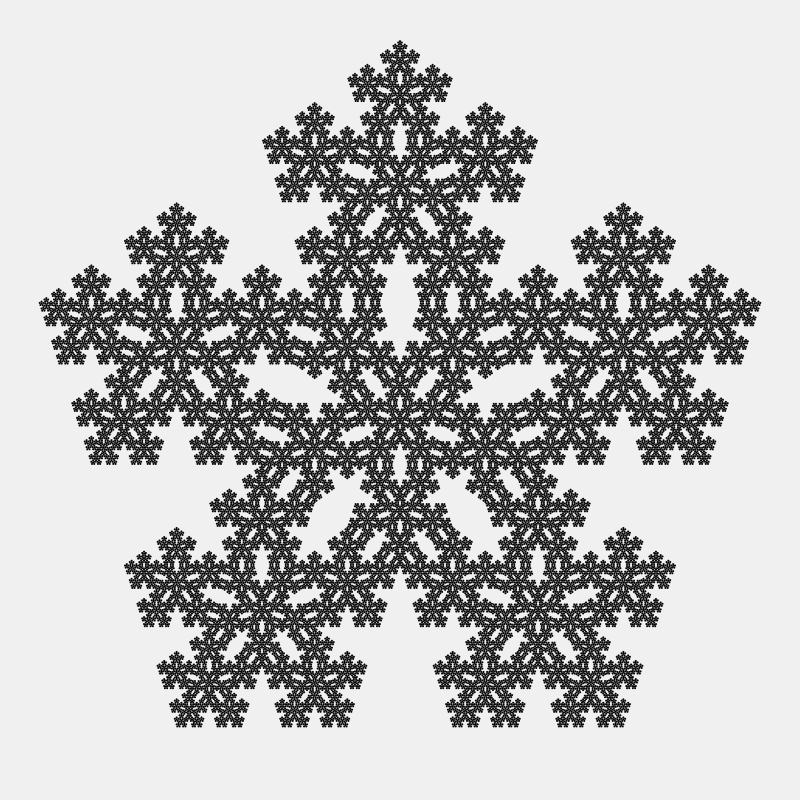
Frame 1 (no input)
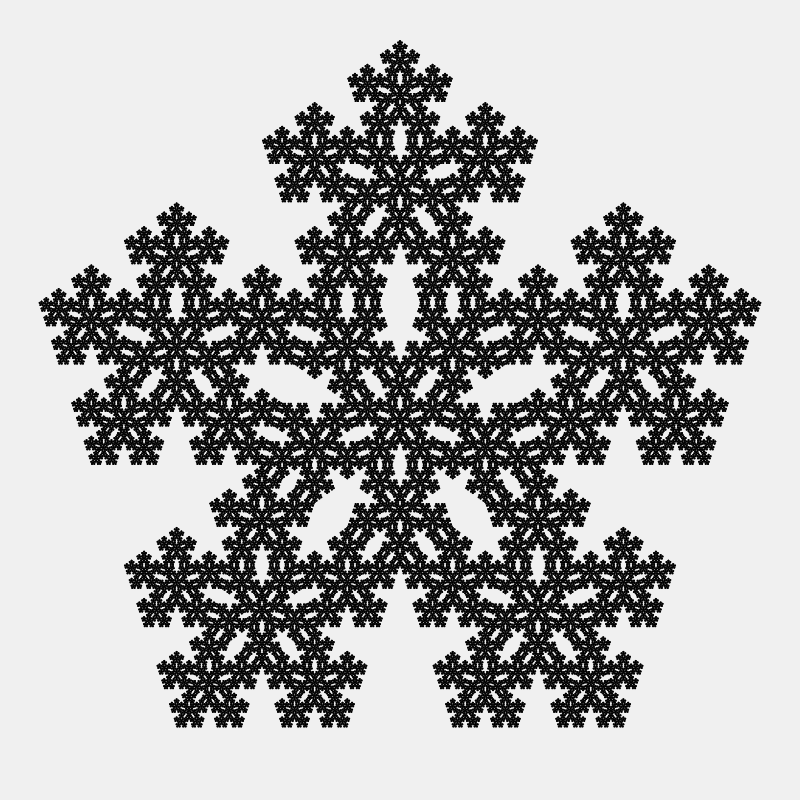
Frame 2 (the mouse pressed at the canvas centre, redrawn once)

The Processing sketch that drew these frames (run headless with seeded random() and noise(); the mouse was pressed at the canvas centre and the sketch redrawn once):

// Processing sketch: flake5
// ── flake5.pde
/* Pentaflake */
void setup() {
    size(800, 800);
    background(240);
    noLoop();
    noStroke();
    fill(0);
}

void draw() {
    translate(width/2, height/2);
    rotate(-HALF_PI);
    pentaflake(-20, 0, 380, 6);
}

void pentaflake(float x, float y, float l, int n) {
    if ( n <= 0 ) {
        polygon(x, y, l, 5);
        return ;
    }

    float ol = l / (1 + 2*cos(PI/5));
    float il = cos(PI/5) * ol;

    pushMatrix();
    translate(x, y);
    rotate(PI);
    pentaflake(0, 0, ol, n-1);
    popMatrix();
    for ( float t = 0; t < TWO_PI; t += TWO_PI/5) {
        pentaflake(x+2*il*cos(t), y+2*il*sin(t), ol, n-1);
    }
}

void polygon(float x, float y, float l, int n) {
    beginShape();
    for ( float t = 0; t < TWO_PI; t += TWO_PI/n ) {
        vertex(x+l*cos(t), y+l*sin(t));
    }
    endShape(CLOSE);
}
